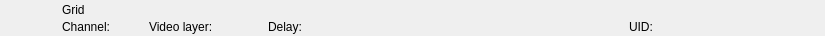
<?xml version="1.0" encoding="UTF-8"?>
<ui version="4.0">
 <class>RundownGridWidget</class>
 <widget class="QWidget" name="RundownGridWidget">
  <property name="geometry">
   <rect>
    <x>0</x>
    <y>0</y>
    <width>825</width>
    <height>36</height>
   </rect>
  </property>
  <layout class="QHBoxLayout" name="horizontalLayout">
   <property name="spacing">
    <number>0</number>
   </property>
   <property name="margin">
    <number>0</number>
   </property>
   <item>
    <widget class="QFrame" name="frameItem">
     <property name="sizePolicy">
      <sizepolicy hsizetype="Preferred" vsizetype="Fixed">
       <horstretch>0</horstretch>
       <verstretch>0</verstretch>
      </sizepolicy>
     </property>
     <property name="minimumSize">
      <size>
       <width>0</width>
       <height>36</height>
      </size>
     </property>
     <widget class="QLabel" name="labelIcon">
      <property name="geometry">
       <rect>
        <x>22</x>
        <y>2</y>
        <width>32</width>
        <height>32</height>
       </rect>
      </property>
      <property name="text">
       <string/>
      </property>
      <property name="pixmap">
       <pixmap resource="../Widgets.qrc">:/Graphics/Images/Grid.png</pixmap>
      </property>
      <property name="scaledContents">
       <bool>true</bool>
      </property>
     </widget>
     <widget class="QLabel" name="labelChannel">
      <property name="geometry">
       <rect>
        <x>62</x>
        <y>19</y>
        <width>78</width>
        <height>16</height>
       </rect>
      </property>
      <property name="text">
       <string>Channel:</string>
      </property>
     </widget>
     <widget class="QLabel" name="labelLabel">
      <property name="geometry">
       <rect>
        <x>62</x>
        <y>2</y>
        <width>561</width>
        <height>16</height>
       </rect>
      </property>
      <property name="text">
       <string>Grid</string>
      </property>
     </widget>
     <widget class="QLabel" name="labelVideolayer">
      <property name="geometry">
       <rect>
        <x>149</x>
        <y>19</y>
        <width>110</width>
        <height>16</height>
       </rect>
      </property>
      <property name="text">
       <string>Video layer:</string>
      </property>
     </widget>
     <widget class="QLabel" name="labelColor">
      <property name="geometry">
       <rect>
        <x>0</x>
        <y>0</y>
        <width>18</width>
        <height>36</height>
       </rect>
      </property>
      <property name="text">
       <string/>
      </property>
     </widget>
     <widget class="QLabel" name="labelGroupColor">
      <property name="geometry">
       <rect>
        <x>0</x>
        <y>0</y>
        <width>6</width>
        <height>36</height>
       </rect>
      </property>
      <property name="text">
       <string/>
      </property>
     </widget>
     <widget class="QLabel" name="labelDevice">
      <property name="geometry">
       <rect>
        <x>360</x>
        <y>19</y>
        <width>260</width>
        <height>16</height>
       </rect>
      </property>
      <property name="text">
       <string></string>
      </property>
     </widget>
     <widget class="QLabel" name="labelDelay">
      <property name="geometry">
       <rect>
        <x>268</x>
        <y>19</y>
        <width>83</width>
        <height>16</height>
       </rect>
      </property>
      <property name="text">
       <string>Delay:</string>
      </property>
     </widget>
     <widget class="QLabel" name="labelRemoteTriggerId">
      <property name="geometry">
       <rect>
        <x>629</x>
        <y>19</y>
        <width>111</width>
        <height>16</height>
       </rect>
      </property>
      <property name="text">
       <string>UID:</string>
      </property>
     </widget>
    </widget>
   </item>
   <item>
    <widget class="QFrame" name="frameStatus">
     <property name="minimumSize">
      <size>
       <width>77</width>
       <height>0</height>
      </size>
     </property>
     <property name="maximumSize">
      <size>
       <width>77</width>
       <height>16777215</height>
      </size>
     </property>
     <widget class="QLabel" name="labelGpiConnected">
      <property name="geometry">
       <rect>
        <x>1</x>
        <y>2</y>
        <width>32</width>
        <height>32</height>
       </rect>
      </property>
      <property name="minimumSize">
       <size>
        <width>32</width>
        <height>32</height>
       </size>
      </property>
      <property name="maximumSize">
       <size>
        <width>32</width>
        <height>32</height>
       </size>
      </property>
      <property name="lineWidth">
       <number>0</number>
      </property>
      <property name="text">
       <string/>
      </property>
      <property name="pixmap">
       <pixmap resource="../Widgets.qrc">:/Graphics/Images/GpiConnected.png</pixmap>
      </property>
      <property name="scaledContents">
       <bool>true</bool>
      </property>
     </widget>
     <widget class="QLabel" name="labelDisconnected">
      <property name="geometry">
       <rect>
        <x>32</x>
        <y>2</y>
        <width>32</width>
        <height>32</height>
       </rect>
      </property>
      <property name="minimumSize">
       <size>
        <width>32</width>
        <height>32</height>
       </size>
      </property>
      <property name="maximumSize">
       <size>
        <width>32</width>
        <height>32</height>
       </size>
      </property>
      <property name="text">
       <string/>
      </property>
      <property name="pixmap">
       <pixmap resource="../Widgets.qrc">:/Graphics/Images/Disconnected.png</pixmap>
      </property>
      <property name="scaledContents">
       <bool>true</bool>
      </property>
     </widget>
     <widget class="QLabel" name="labelActiveColor">
      <property name="geometry">
       <rect>
        <x>69</x>
        <y>0</y>
        <width>8</width>
        <height>36</height>
       </rect>
      </property>
      <property name="minimumSize">
       <size>
        <width>8</width>
        <height>36</height>
       </size>
      </property>
      <property name="maximumSize">
       <size>
        <width>8</width>
        <height>36</height>
       </size>
      </property>
      <property name="text">
       <string/>
      </property>
     </widget>
    </widget>
   </item>
  </layout>
 </widget>
 <resources>
  <include location="../Widgets.qrc"/>
 </resources>
 <connections/>
 <slots>
  <slot>addToCombo()</slot>
 </slots>
</ui>
